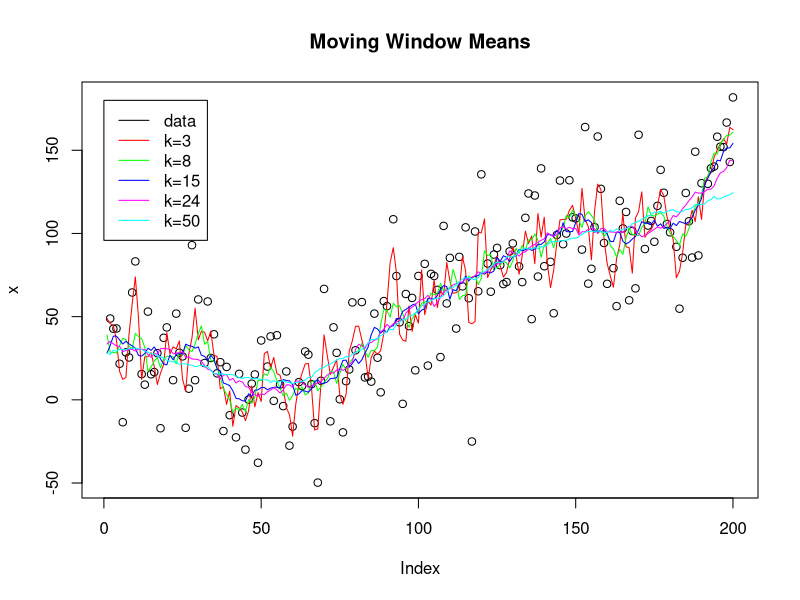

R code for this plot:
library(caTools)


### Name: runmean
### Title: Mean of a Moving Window
### Aliases: runmean
### Keywords: ts smooth array utilities

### ** Examples

  # show runmean for different window sizes
  n=200;
  x = rnorm(n,sd=30) + abs(seq(n)-n/4)
  x[seq(1,n,10)] = NaN;              # add NANs
  col = c("black", "red", "green", "blue", "magenta", "cyan")
  plot(x, col=col[1], main = "Moving Window Means")
  lines(runmean(x, 3), col=col[2])
  lines(runmean(x, 8), col=col[3])
  lines(runmean(x,15), col=col[4])
  lines(runmean(x,24), col=col[5])
  lines(runmean(x,50), col=col[6])
  lab = c("data", "k=3", "k=8", "k=15", "k=24", "k=50")
  legend(0,0.9*n, lab, col=col, lty=1 )
  
  # basic tests against 2 standard R approaches
  k=25; n=200;
  x = rnorm(n,sd=30) + abs(seq(n)-n/4)      # create random data
  a = runmean(x,k, endrule="trim")          # tested function
  b = apply(embed(x,k), 1, mean)            # approach #1
  c = cumsum(c( sum(x[1:k]), diff(x,k) ))/k # approach #2
  eps = .Machine$double.eps ^ 0.5
  stopifnot(all(abs(a-b)<eps));
  stopifnot(all(abs(a-c)<eps));
  
  # test against loop approach
  # this test works fine at the R prompt but fails during package check - need to investigate
  k=25; 
  data(iris)
  x = iris[,1]
  n = length(x)
  x[seq(1,n,11)] = NaN;                # add NANs
  k2 = k
  k1 = k-k2-1
  a = runmean(x, k)
  b = array(0,n)
  for(j in 1:n) {
    lo = max(1, j-k1)
    hi = min(n, j+k2)
    b[j] = mean(x[lo:hi], na.rm = TRUE)
  }
  #stopifnot(all(abs(a-b)<eps)); # commented out for time beeing - on to do list
  
  # compare calculation at array ends
  a = runmean(x, k, endrule="mean")  # fast C code
  b = runmean(x, k, endrule="func")  # slow R code
  stopifnot(all(abs(a-b)<eps));
  
  # Testing of different methods to each other for non-finite data
  # Only alg "C" and "exact" can handle not finite numbers 
  eps = .Machine$double.eps ^ 0.5
  n=200;  k=51;
  x = rnorm(n,sd=30) + abs(seq(n)-n/4) # nice behaving data
  x[seq(1,n,10)] = NaN;                # add NANs
  x[seq(1,n, 9)] = Inf;                # add infinities
  b = runmean( x, k, alg="C")
  c = runmean( x, k, alg="exact")
  stopifnot(all(abs(b-c)<eps));

  # Test if moving windows forward and backward gives the same results
  # Test also performed on data with non-finite numbers
  a = runmean(x     , alg="C", k)
  b = runmean(x[n:1], alg="C", k)
  stopifnot(all(abs(a[n:1]-b)<eps));
  a = runmean(x     , alg="exact", k)
  b = runmean(x[n:1], alg="exact", k)
  stopifnot(all(abs(a[n:1]-b)<eps));
  
  # test vector vs. matrix inputs, especially for the edge handling
  nRow=200; k=25; nCol=10
  x = rnorm(nRow,sd=30) + abs(seq(nRow)-n/4)
  x[seq(1,nRow,10)] = NaN;              # add NANs
  X = matrix(rep(x, nCol ), nRow, nCol) # replicate x in columns of X
  a = runmean(x, k)
  b = runmean(X, k)
  stopifnot(all(abs(a-b[,1])<eps));        # vector vs. 2D array
  stopifnot(all(abs(b[,1]-b[,nCol])<eps)); # compare rows within 2D array

  # Exhaustive testing of different methods to each other for different windows
  numeric.test = function (x, k) {
    a = runmean( x, k, alg="fast")
    b = runmean( x, k, alg="C")
    c = runmean( x, k, alg="exact")
    d = runmean( x, k, alg="R", endrule="func")
    eps = .Machine$double.eps ^ 0.5
    stopifnot(all(abs(a-b)<eps));
    stopifnot(all(abs(b-c)<eps));
    stopifnot(all(abs(c-d)<eps));
  }
  n=200;
  x = rnorm(n,sd=30) + abs(seq(n)-n/4) # nice behaving data
  for(i in 1:5) numeric.test(x, i)     # test small window sizes
  for(i in 1:5) numeric.test(x, n-i+1) # test large window size

  # speed comparison
  ## Not run: 
##D   x=runif(1e7); k=1e4;
##D   system.time(runmean(x,k,alg="fast"))
##D   system.time(runmean(x,k,alg="C"))
##D   system.time(runmean(x,k,alg="exact"))
##D   system.time(runmean(x,k,alg="R"))           # R version of the function
##D   x=runif(1e5); k=1e2;                        # reduce vector and window sizes
##D   system.time(runmean(x,k,alg="R"))           # R version of the function
##D   system.time(apply(embed(x,k), 1, mean))     # standard R approach
##D   system.time(filter(x, rep(1/k,k), sides=2)) # the fastest alternative I know 
##D   
## End(Not run)
   
  # show different runmean algorithms with data spanning many orders of magnitude
  n=30; k=5;
  x = rep(100/3,n)
  d=1e10
  x[5] = d;     
  x[13] = d; 
  x[14] = d*d; 
  x[15] = d*d*d; 
  x[16] = d*d*d*d; 
  x[17] = d*d*d*d*d; 
  a = runmean(x, k, alg="fast" )
  b = runmean(x, k, alg="C"    )
  c = runmean(x, k, alg="exact")
  y = t(rbind(x,a,b,c))
  y
